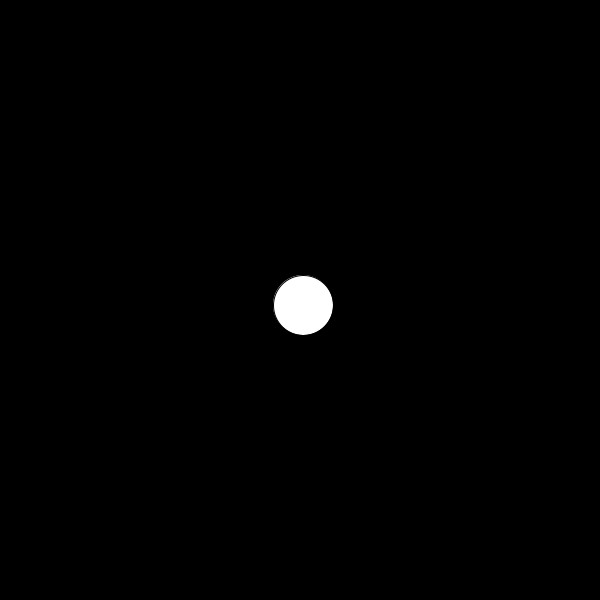
Frame 1 (no input)
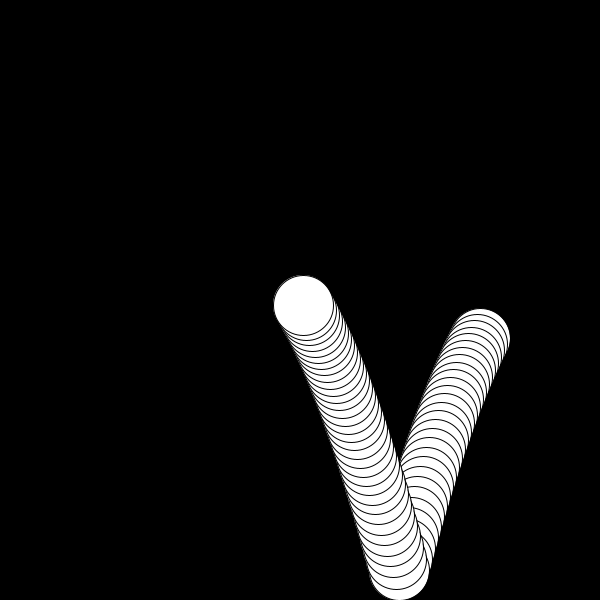
Frame 60 (the mouse pressed at the canvas centre just before this capture)
Frame 120 (the mouse held since frame 60 and released just before this capture): identical to frame 60, image omitted

The Processing sketch that drew these frames (run headless with seeded random() and noise(); from frame 60 on, the mouse is pressed at the canvas centre):

// Processing sketch: class_ArrayList_tutorial_b
// ── class_ArrayList_tutorial_b.pde
//Declare
//Ball[] myBall = new Ball[100];
ArrayList ballCollection;

float x = 50;
float y = 50;

void setup() {
  size(600, 600);
  initiate();
}

void draw() {
  background(0);
  // for (int i = 0; i < myBall.length; i++) {
  //   myBall[i].run();
  // }

  // Ball myBall = (Ball)ballCollection.get(0);
  // myBall.run();
  
  Ball myBall = new Ball(300, 300, 30);
  ballCollection.add(myBall);

  // for (int i = 0; i < 100; i++) {
  for (int i = 0; i < ballCollection.size(); i++) {
    Ball thisBalls = (Ball)ballCollection.get(i);
    thisBalls.run();
  }
}

void initiate() {
  // for (int i = 0; i < myBall.length; i++) {
  //   myBall[i] = new Ball(random(50, width-50), random(50, height-50), random(5, 30));
  // }

  ballCollection = new ArrayList();
  // Ball myBall = new Ball(200, 200, 50);
  // ballCollection.add(myBall);

  // for (int i = 0; i < 100; i++) {
  //   Ball myBall = new Ball(random(50, width-50), random(50, height-50), random(5, 30));
  //   ballCollection.add(myBall);
  // }
}

void mousePressed() {
  initiate();
}


// ── Ball.pde
class Ball{
  //Global variables
  float x;
  float y;  
  float speedX = 3;
  float speedY = 5;
  float r =25;
  
  //class Constructor
  Ball(float dx, float dy, float _r){
    x = dx;
    y = dy;
    r = _r;
  }
  
  //Functions
  void run(){
    move();
    display();
    collision();
    gravity();
  }
  
  void move(){
    x += speedX;
    y += speedY;
  }
  
  void gravity(){
    speedY+=0.2;
  }
  
  void collision(){
    if(x > width-r || x < r){
      speedX = speedX * -1;
    }
    if(y > height-r || y < r){
      speedY = speedY * -1;
    }
  }
  
  void display(){
    ellipse(x, y, r*2, r*2);
  }
}
